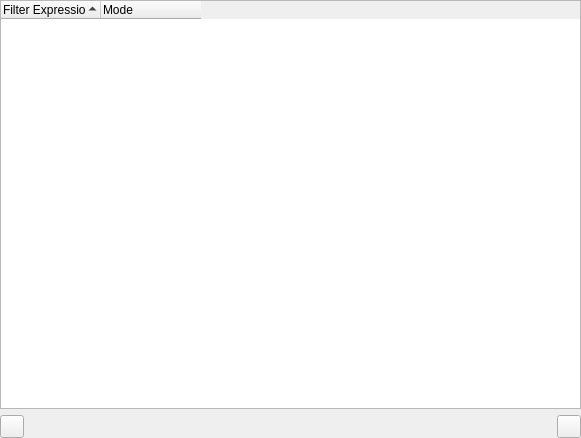
<?xml version="1.0" encoding="UTF-8"?>
<ui version="4.0">
 <class>ExtraFiltersWidget</class>
 <widget class="QWidget" name="ExtraFiltersWidget">
  <property name="geometry">
   <rect>
    <x>0</x>
    <y>0</y>
    <width>581</width>
    <height>438</height>
   </rect>
  </property>
  <property name="windowTitle">
   <string>Extra Filters</string>
  </property>
  <property name="whatsThis">
   <string>Add additional filters. Those have precedence over the normal filters.</string>
  </property>
  <layout class="QVBoxLayout" name="verticalLayout">
   <property name="leftMargin">
    <number>0</number>
   </property>
   <property name="topMargin">
    <number>0</number>
   </property>
   <property name="rightMargin">
    <number>0</number>
   </property>
   <property name="bottomMargin">
    <number>0</number>
   </property>
   <item>
    <widget class="QTreeWidget" name="treeWidget">
     <property name="contextMenuPolicy">
      <enum>Qt::ActionsContextMenu</enum>
     </property>
     <property name="tabKeyNavigation">
      <bool>true</bool>
     </property>
     <property name="alternatingRowColors">
      <bool>true</bool>
     </property>
     <property name="rootIsDecorated">
      <bool>false</bool>
     </property>
     <property name="itemsExpandable">
      <bool>false</bool>
     </property>
     <property name="sortingEnabled">
      <bool>true</bool>
     </property>
     <property name="animated">
      <bool>true</bool>
     </property>
     <property name="expandsOnDoubleClick">
      <bool>false</bool>
     </property>
     <attribute name="headerStretchLastSection">
      <bool>false</bool>
     </attribute>
     <column>
      <property name="text">
       <string>Filter Expression</string>
      </property>
     </column>
     <column>
      <property name="text">
       <string>Mode</string>
      </property>
     </column>
    </widget>
   </item>
   <item>
    <layout class="QHBoxLayout" name="horizontalLayout">
     <item>
      <widget class="QToolButton" name="removeButton">
       <property name="toolButtonStyle">
        <enum>Qt::ToolButtonFollowStyle</enum>
       </property>
      </widget>
     </item>
     <item>
      <spacer name="horizontalSpacer">
       <property name="orientation">
        <enum>Qt::Horizontal</enum>
       </property>
       <property name="sizeHint" stdset="0">
        <size>
         <width>40</width>
         <height>20</height>
        </size>
       </property>
      </spacer>
     </item>
     <item>
      <widget class="QToolButton" name="addButton">
       <property name="toolButtonStyle">
        <enum>Qt::ToolButtonFollowStyle</enum>
       </property>
      </widget>
     </item>
    </layout>
   </item>
  </layout>
  <action name="action_Add_Filter">
   <property name="icon">
    <iconset theme="list-add">
     <normaloff>.</normaloff>.</iconset>
   </property>
   <property name="text">
    <string>&amp;Add Filter</string>
   </property>
   <property name="shortcut">
    <string>Ctrl+Ins</string>
   </property>
  </action>
  <action name="action_Remove_Filter">
   <property name="icon">
    <iconset theme="list-remove">
     <normaloff>.</normaloff>.</iconset>
   </property>
   <property name="text">
    <string>&amp;Remove Filter</string>
   </property>
   <property name="shortcut">
    <string>Del</string>
   </property>
  </action>
 </widget>
 <resources/>
 <connections/>
</ui>
